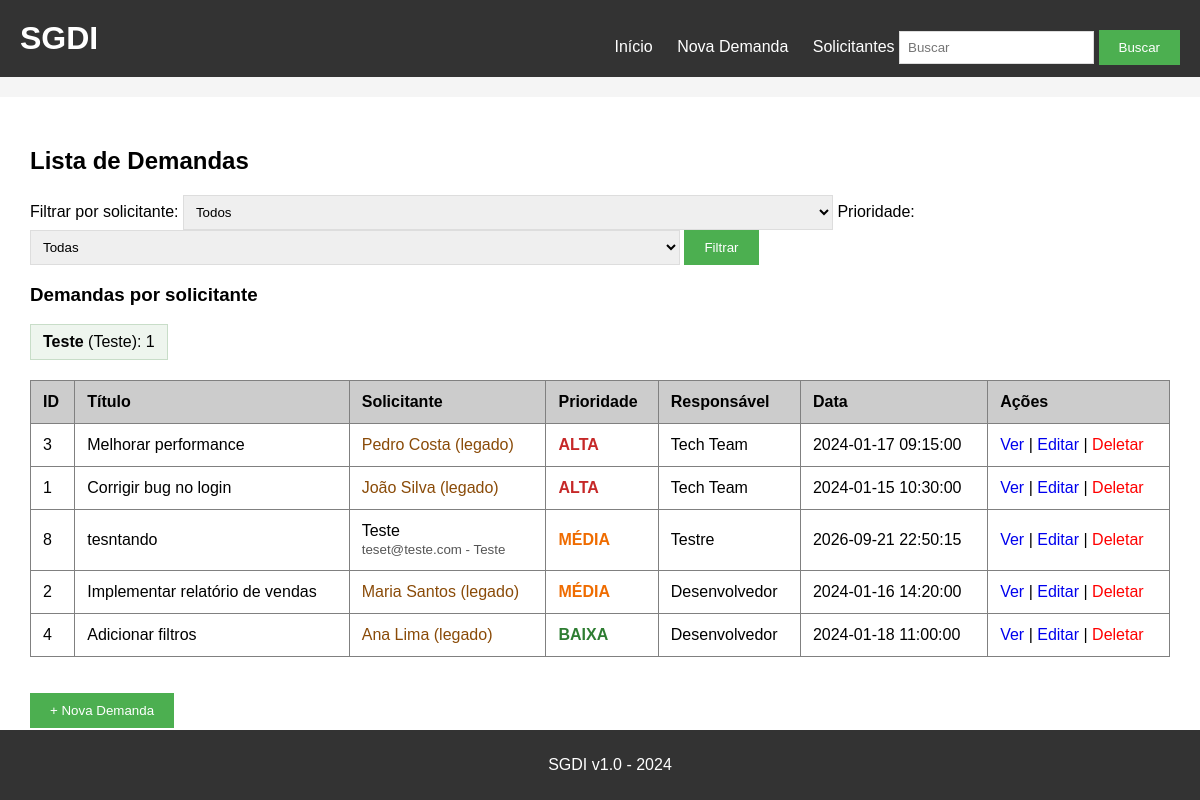
The page / on the database its author committed.
### tables this page shows
CREATE TABLE solicitantes (
        id INTEGER PRIMARY KEY AUTOINCREMENT,
        nome TEXT NOT NULL COLLATE NOCASE UNIQUE,
        email TEXT NOT NULL COLLATE NOCASE UNIQUE,
        departamento TEXT NOT NULL
    );

CREATE TABLE demandas (
    id INTEGER PRIMARY KEY AUTOINCREMENT,
    titulo TEXT NOT NULL,
    descricao TEXT,
    solicitante TEXT NOT NULL,
    data_criacao TEXT NOT NULL,
    prioridade TEXT NOT NULL DEFAULT 'MÉDIA',
    responsavel TEXT NOT NULL
, solicitante_id INTEGER REFERENCES solicitantes(id));

### app.py (the view)
@app.route('/')
def index():
    conn = get_db()
    ensure_schema(conn)
    solicitantes = get_solicitantes(conn)
    solicitante_id = request.args.get('solicitante_id', type=int)
    prioridade = request.args.get('prioridade', '')
    where = []
    params = []
    if solicitante_id:
        where.append('d.solicitante_id = ?')
        params.append(solicitante_id)
    if prioridade in ('ALTA', 'MÉDIA', 'BAIXA'):
        where.append('d.prioridade = ?')
        params.append(prioridade)
    clause = 'WHERE ' + ' AND '.join(where) if where else ''
    demandas = conn.execute(f'''SELECT d.*, s.nome AS solicitante_nome,
            s.email AS solicitante_email, s.departamento AS solicitante_departamento
        FROM demandas d LEFT JOIN solicitantes s ON s.id = d.solicitante_id
        {clause}
        ORDER BY CASE d.prioridade WHEN "ALTA" THEN 1 WHEN "MÉDIA" THEN 2 ELSE 3 END,
            d.id DESC''', params).fetchall()
    resumo = conn.execute('''SELECT s.id, s.nome, s.email, s.departamento,
            COUNT(d.id) AS total_demandas
        FROM solicitantes s LEFT JOIN demandas d ON d.solicitante_id = s.id
        GROUP BY s.id ORDER BY s.nome''').fetchall()
    conn.close()
    return render_template('index.html', demandas=demandas, solicitantes=solicitantes,
                           resumo=resumo, filtro_solicitante=solicitante_id,
                           filtro_prioridade=prioridade, solicitante_label=solicitante_label)

### app.py (called while the page is built)
def get_db():
    conn = sqlite3.connect('demandas.db')
    conn.row_factory = sqlite3.Row
    conn.execute('PRAGMA foreign_keys = ON')
    return conn

def ensure_schema(conn):
    conn.execute('''CREATE TABLE IF NOT EXISTS solicitantes (
        id INTEGER PRIMARY KEY AUTOINCREMENT,
        nome TEXT NOT NULL COLLATE NOCASE UNIQUE,
        email TEXT NOT NULL COLLATE NOCASE UNIQUE,
        departamento TEXT NOT NULL
    )''')
    columns = [row['name'] for row in conn.execute('PRAGMA table_info(demandas)')]
    if 'solicitante_id' not in columns:
        conn.execute('ALTER TABLE demandas ADD COLUMN solicitante_id INTEGER REFERENCES solicitantes(id)')
    conn.commit()

def get_solicitantes(conn):
    return conn.execute(
        'SELECT id, nome, email, departamento FROM solicitantes ORDER BY nome'
    ).fetchall()

### templates/index.html (shortened to what this page needs)
{% extends "base.html" %}
{% block content %}
<h2>Lista de Demandas</h2>
<form method="GET" action="/">
<label>Filtrar por solicitante:</label>
<select name="solicitante_id">
<option value="">Todos</option>
</select>
<label>Prioridade:</label>
<select name="prioridade">
<option value="">Todas</option>
</select>
<button type="submit">Filtrar</button>
</form>
{% if resumo %}
<h3>Demandas por solicitante</h3>
<div class="resumo-solicitantes">
{% for item in resumo %}<span><strong>{{ item['nome'] }}</strong> ({{ item['departamento'] }}): {{ item['total_demandas'] }}</span>{% endfor %}
</div>
{% endif %}
<table border="1" cellpadding="10" cellspacing="0" width="100%">
<thead><tr bgcolor="#cccccc">
<th>ID</th><th>Título</th><th>Solicitante</th><th>Prioridade</th><th>Responsável</th><th>Data</th><th>Ações</th>
</tr></thead>
<tbody>
{% for demanda in demandas %}
<tr>
<td>{{ demanda['id'] }}</td><td>{{ demanda['titulo'] }}</td><td>
{% if demanda['solicitante_nome'] %}{{ demanda['solicitante_nome'] }}<br><small>{{ demanda['solicitante_email'] }} - {{ demanda['solicitante_departamento'] }}</small>
{% else %}<span class="legado">{{ demanda['solicitante'] }} (legado)</span>{% endif %}
</td>
<td><span class="prioridade prioridade-{{ demanda['prioridade']|lower|replace('é','e') }}">{{ demanda['prioridade'] }}</span></td>
<td>{{ demanda['responsavel'] }}</td><td>{{ demanda['data_criacao'] }}</td>
<td><a href="/detalhes/{{ demanda['id'] }}">Ver</a> | <a href="/editar/{{ demanda['id'] }}">Editar</a> |
<a href="/deletar/{{ demanda['id'] }}" style="color:red;" onclick="return confirm('Deseja realmente deletar esta demanda?')">Deletar</a></td>
</tr>
{% else %}<tr><td colspan="7">Nenhuma demanda encontrada.</td></tr>{% endfor %}
</tbody></table>
<br><br><a href="/nova_demanda"><button>+ Nova Demanda</button></a>
{% endblock %}

### static/style.css (style rules this page uses)
body { font-family: Arial, sans-serif; background-color: #f5f5f5; padding: 0; margin: 0; }
button { background-color: #4CAF50; color: white; padding: 10px 20px; border: none; cursor: pointer; }
table { border-collapse: collapse; }
th { text-align: left; padding: 12px; }
td { padding: 12px; }
table a { text-decoration: none; }
.prioridade { font-weight: bold; }
.prioridade-alta { color: #c62828; }
.prioridade-media { color: #ef6c00; }
.prioridade-baixa { color: #2e7d32; }
input[type="text"], textarea, select { padding: 8px; border: 1px solid #ddd; max-width: 100%; }
select { width: 100%; max-width: 650px; }
.resumo-solicitantes { display: flex; flex-wrap: wrap; gap: 12px; margin: 12px 0 20px; }
.resumo-solicitantes span { background: #eef5ee; border: 1px solid #c8ddc8; padding: 8px 12px; }
.legado { color: #8a4b08; }
small { color: #555; }

### templates/base.html (style rules this page uses)
body { margin: 0; }

### rows shown on the page
solicitantes: nome "Teste", departamento "Teste", total_demandas "1"
demandas: id "3", titulo "Melhorar performance", solicitante "Pedro Costa", prioridade "ALTA", responsavel "Tech Team", data_criacao "2024-01-17 09:15:00"
demandas: id "1", titulo "Corrigir bug no login", solicitante "João Silva", prioridade "ALTA", responsavel "Tech Team", data_criacao "2024-01-15 10:30:00"
demandas: id "8", titulo "tesntando", solicitante_nome "Teste", solicitante_email "teset@teste.com", solicitante_departamento "Teste", prioridade "MÉDIA", responsavel "Testre", data_criacao "2026-09-21 22:50:15"
demandas: id "2", titulo "Implementar relatório de vendas", solicitante "Maria Santos", prioridade "MÉDIA", responsavel "Desenvolvedor", data_criacao "2024-01-16 14:20:00"
demandas: id "4", titulo "Adicionar filtros", solicitante "Ana Lima", prioridade "BAIXA", responsavel "Desenvolvedor", data_criacao "2024-01-18 11:00:00"
